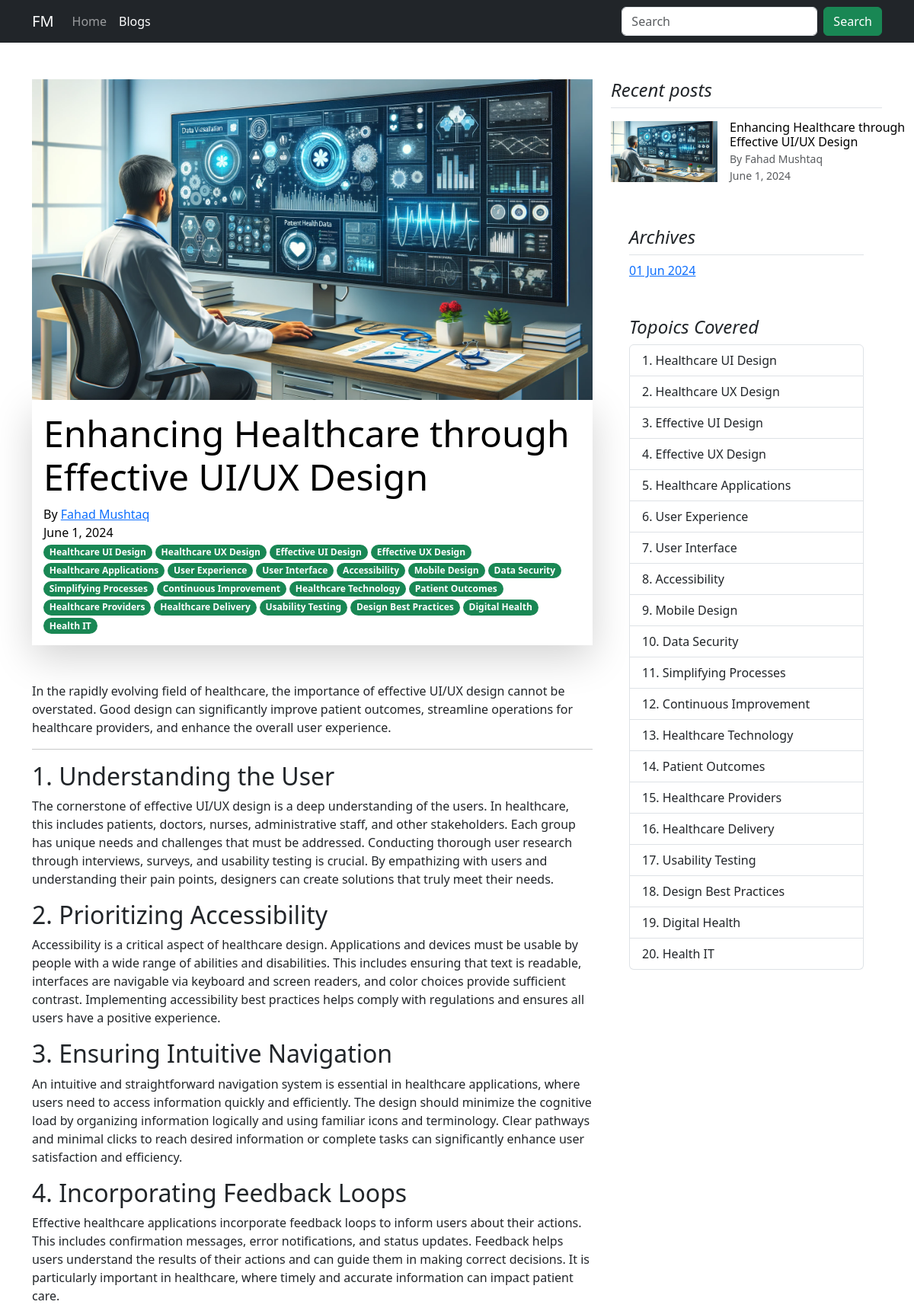
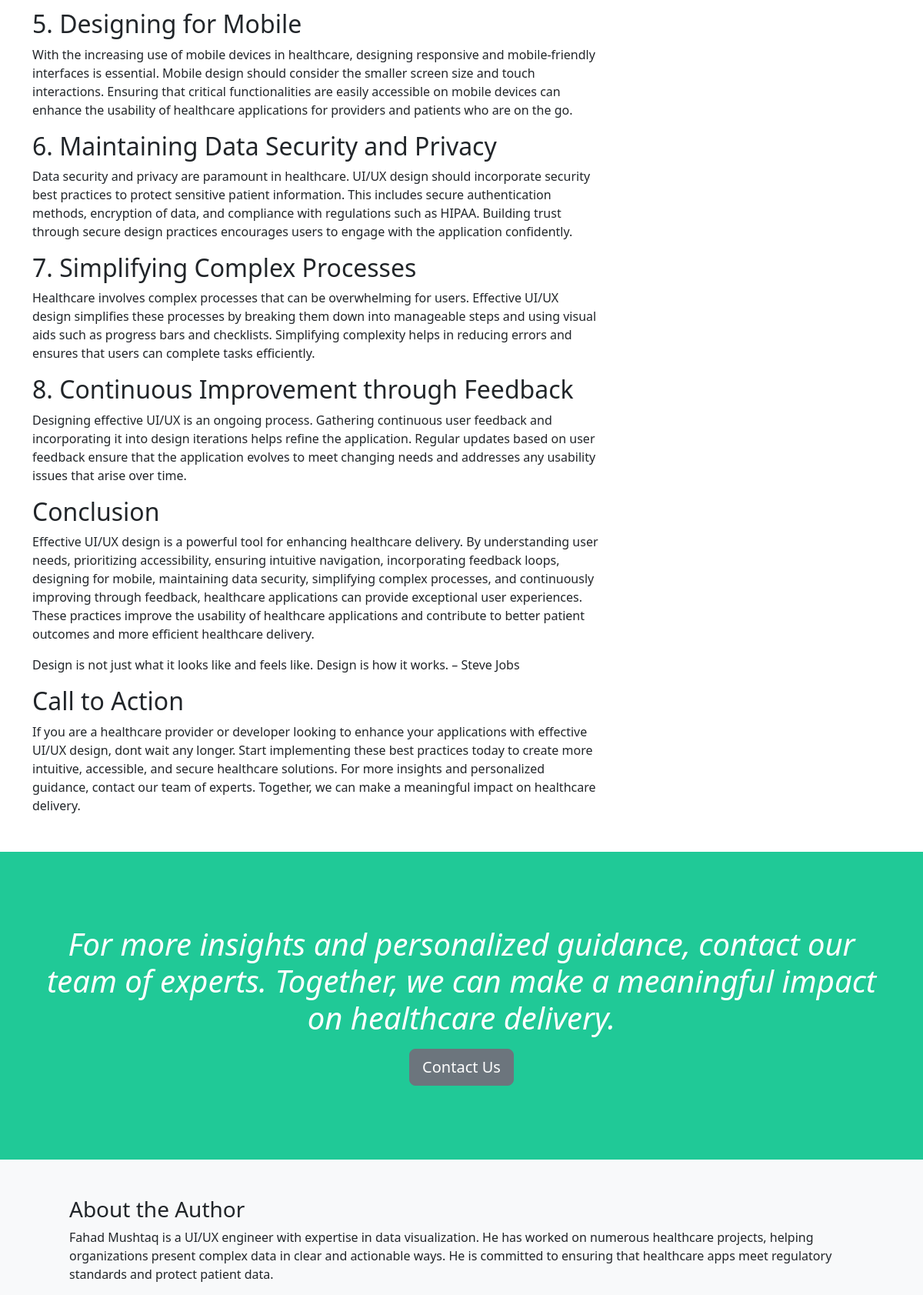
/blog/enhancing-healthcare-through-effective-uiux-design (upper part), run on the app's committed database (2 pictures, top to bottom).
### blog/models.py (models this page shows, shortened)
class Post(models.Model):
    title = models.CharField(max_length=255)
    excerpt = models.TextField(max_length=255)
    slug = models.SlugField(default="", null=False, unique=True)
    image = models.CharField(max_length=100)
    author = models.ForeignKey(Author, on_delete= models.SET_NULL, related_name="posts", null=True)
    date = models.DateField(auto_now=True)
    content = models.TextField()
    tags = models.ManyToManyField(Tag)

class Author(models.Model):
    first_name = models.CharField(max_length=100, null=True)
    last_name = models.CharField(max_length=100, null=True)
    email = models.EmailField(max_length=50, default="")
    def __str__(self):
        return f"{self.first_name} {self.last_name}"

class Tag(models.Model):
    caption = models.CharField(max_length=255)
    def __str__(self):
        return self.caption

### blog/views.py (the view, shortened to what this page needs)
# urls.py: path("<slug:slug>", views.Blog_detailsView.as_view(), name="dynamic-post"),
class Blog_detailsView(View):
     def get(self, request, slug):
          posts = Post.objects.all()
          post = get_object_or_404(posts, slug=slug)
          form = CommentForm()
          return render(request, "blog/blog-detail.html" , {
               "post": post,
               "latest_post": posts.order_by("-date")[:5],
               "all_posts": posts,
               "tags": post.tags.all(),
               "c_count":post.comments.count(),
               "comments": post.comments.order_by("-c_date"),
               "form": form
          })

### blog/forms.py
class CommentForm(forms.Form):
    name = forms.CharField(
        max_length=100,
        required=True,
        label="Your Name",
        widget=forms.TextInput(attrs={
            'class': 'form-control col-6',
            'placeholder': 'Enter your name'
        })
    )
    email = forms.EmailField(
        max_length=50,
        required=True,
        label="Your Email",
        widget=forms.EmailInput(attrs={
            'class': 'form-control col-6',
            'placeholder': 'Enter your email'
        })
    )
    comment = forms.CharField(
        max_length=300,
        required=True,
        label="Your Comment",
        widget=forms.Textarea(attrs={
            'rows': 4,
            'class': 'form-control',
            'placeholder': 'Enter your comment'
        })
    )

### blog/templatetags/custom_filters.py (called while the page is built)
@register.filter(name='remove_quotes')
def remove_quotes(value):
    if isinstance(value, str):
        return value.replace('"', '').replace("'", '')
    return value

### blog/templates/blog/blog-detail.html (shortened to what this page needs)
{% extends "layout.html" %}
{% load custom_filters %}
{% load static %}
{% block css_files %}
<link rel="stylesheet" href="{% static "blog/style.css" %}">
{% endblock %}
{% block content %}
<main>
<section>
    <div class="container">
    <div class="row">
        <div class="col-md-8">
            <div class="text-body-emphasis py-5">
                <div class="blog-head-image">
                    <img src="{% static "/blog/img/"%}{{ post.image }}" class="d-block mx-lg-auto img-fluid" alt="{{ post.title }}" loading="lazy">
                </div>
                <div class="blog-head-text shadow-lg">
                    <h1 class="display-5 fwb400">{{ post.title }}</h1>
                    <p class="blog-post-meta m-0">By <a href="mailto:{{ post.author.email }}">{{ post.author }}</a></p>
                    <time>{{post.date}}</time>
                    <div>
                        {% for tag in tags %}
                          <span class="badge rounded-pill bg-success">{{ tag }}</span>
                        {% endfor %}
                    </div>
                </div>
            </div>
         <article class="blog-post mb-5">
            <p>{{ post.excerpt }}</p>
            <hr>
            {{ post.content|remove_quotes|safe }}
      </article>
    </div>
    <div class="col-md-4">
      <div class="position-sticky py-5 pb-3">
        <div>
          <h4 class="fst-italic">Recent posts</h4>
          <ul class="list-unstyled">
            {% for post in latest_post %}
            <li>
              <a class="d-flex flex-column flex-lg-row gap-3 align-items-start align-items-lg-center py-3 link-body-emphasis text-decoration-none border-top" href="{% url "dynamic-post" post.slug %}">
                <img style="height:80px" src="{% static "/blog/img/"%}{{ post.image }}" class="d-block mx-lg-auto img-fluid" alt="Blog" loading="lazy">
                <div class="col-lg-8">
                  <h6 class="mb-0">{{post.title}}</h6>
                  <small class="text-body-secondary mt-2 text-secondary">By {{post.author}}</small>
                  <small class="text-body-secondary d-block text-secondary">{{post.date}}</small>
                </div>
              </a>
            </li>
            {% endfor %}
          </ul>
        </div>
        <div class="p-4">
          <h4 class="fst-italic">Archives</h4>
          <ol class="list-unstyled mb-0 pt-2 border-top">
            {% for post in all_posts %}
                <li><a href="{% url "dynamic-post" post.slug %}">{{ post.date|date:"d M Y" }}</a></li>
            {% endfor %}
          </ol>
        </div>
        <div class="p-4">
          <h4 class="fst-italic">Topoics Covered</h4>
          <ol class="list-group list-group-numbered">
            {% for tag in tags %}
              <li class="list-group-item">{{ tag }}</li>
            {% endfor %}
          </ol>
        </div>
      </div>
    </div>
  </div>
    </div>
</section>
<section class="call_to_action py-5">
    <div class="container">
        <div class="text-center py-5">
            <p class="display-6 fst-italic">For more insights and personalized guidance, contact our team of experts. Together, we can make a meaningful impact on healthcare delivery.</p>
            <a href="" class="btn btn-lg btn-secondary">Contact Us</a>
        </div>
    </div>
</section>
  {% include "blog/includes/author.html" %}
</main>
{% endblock %}

### templates/layout.html (shortened to what this page needs)
{% load static %}
<!DOCTYPE html>
<html lang="en">
  <head>
    <link href="https://cdn.jsdelivr.net/npm/bootstrap@5.3.3/dist/css/bootstrap.min.css" rel="stylesheet">
    <link rel="stylesheet" href="{% static "base.css" %}">
    {% block css_files %}{% endblock %}
  </head>
  <body>
    <nav class="navbar navbar-expand-lg navbar-dark bg-dark">
        <div class="container-md">
          <a class="navbar-brand" href="#">FM</a>
          <div class="collapse navbar-collapse" id="navbarTogglerDemo02">
            <ul class="navbar-nav me-auto mb-2 mb-lg-0">
              <li class="nav-item">
                <a class="nav-link" href="#">Home</a>
              </li>
              <li class="nav-item">
                <a class="nav-link active" aria-current="page" href="{% url "blog-home" %}">Blogs</a>
              </li>
            </ul>
            <form class="d-flex">
              <input class="form-control me-2" type="search" placeholder="Search" aria-label="Search">
              <button class="btn btn-success" type="submit">Search</button>
            </form>
          </div>
        </div>
      </nav>
    {% block content %}{% endblock %}
  </body>
  </body>
</html>

### blog/templates/blog/includes/author.html (shortened to what this page needs)
{% load static %}
<section class="bg-light py-5">
    <div class="container">
        <div class="d-flex align-items-center justify-content-space-between gap-5">
            <div class="content">
                <h3>About the Author</h3>
                <p>Fahad Mushtaq is a UI/UX engineer with expertise in data visualization. He has worked on numerous healthcare projects, helping organizations present complex data in clear and actionable ways. He is committed to ensuring that healthcare apps meet regulatory standards and protect patient data.</p>
            </div>
        </div>
    </div>
</section>

### static/base.css (style rules this page uses)
html { font-family: "Inter", sans-serif; }
body { margin: 0; }

### blog/static/blog/style.css (style rules this page uses)
.blog-head-text { padding: 15px; }
.call_to_action { background-color: #20c997; color: #fff; }
.fwb400 { font-weight: 400; }

### data on the page
Post: image (picture), title "Enhancing Healthcare through Effective UI/UX Design", author "Fahad Mushtaq", date "June 1, 2024", excerpt "In the rapidly evolving field of healthcare, the importance of effective UI/UX design cannot be overstated. Good design can significantly improve patient outcomes, streamline operations for healthcare providers, and enhance the overall user experience.", content|remove_quotes "1. Understanding the User The cornerstone of effective UI/UX design is a deep understanding of the users. In healthcare, this includes patients, doctors, nurses, administrative staff, and other stakeholders. Each group has unique needs and challenges that must be addressed. Conducting thorough user research through interviews, surveys, and usability testing is crucial. By empathizing with users and understanding their pain points, designers can create solutions that truly meet their needs. 2. Prioritizing Accessibility Accessibility is a critical aspect of healthcare design. Applications and devices must be usable by people with a wide range of abilities and disabilities. This includes…", date "01 Jun 2024"
Tag: caption "Healthcare UI Design"
Tag: caption "Healthcare UX Design"
Tag: caption "Effective UI Design"
Tag: caption "Effective UX Design"
Tag: caption "Healthcare Applications"
Tag: caption "User Experience"
Tag: caption "User Interface"
Tag: caption "Accessibility"
Tag: caption "Mobile Design"
Tag: caption "Data Security"
Tag: caption "Simplifying Processes"
Tag: caption "Continuous Improvement"
Tag: caption "Healthcare Technology"
Tag: caption "Patient Outcomes"
Tag: caption "Healthcare Providers"
Tag: caption "Healthcare Delivery"
Tag: caption "Usability Testing"
Tag: caption "Design Best Practices"
Tag: caption "Digital Health"
Tag: caption "Health IT"
